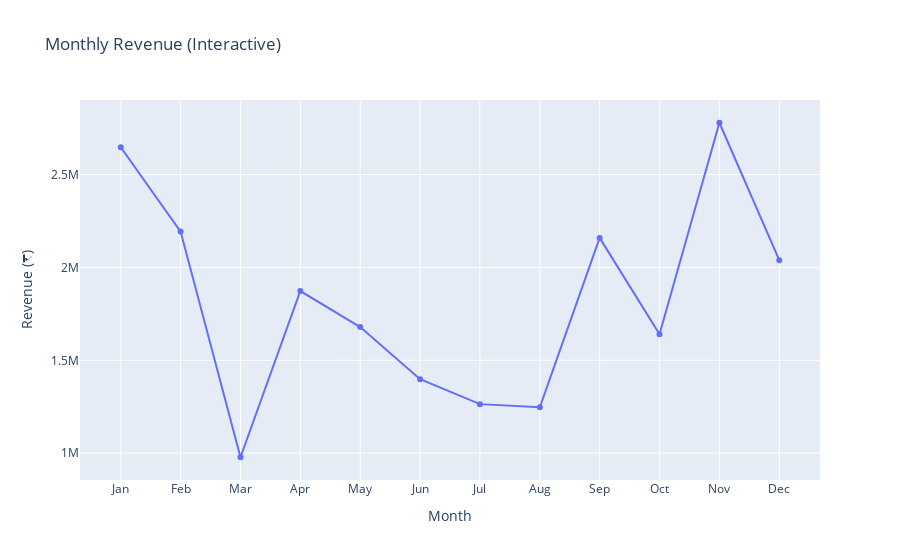
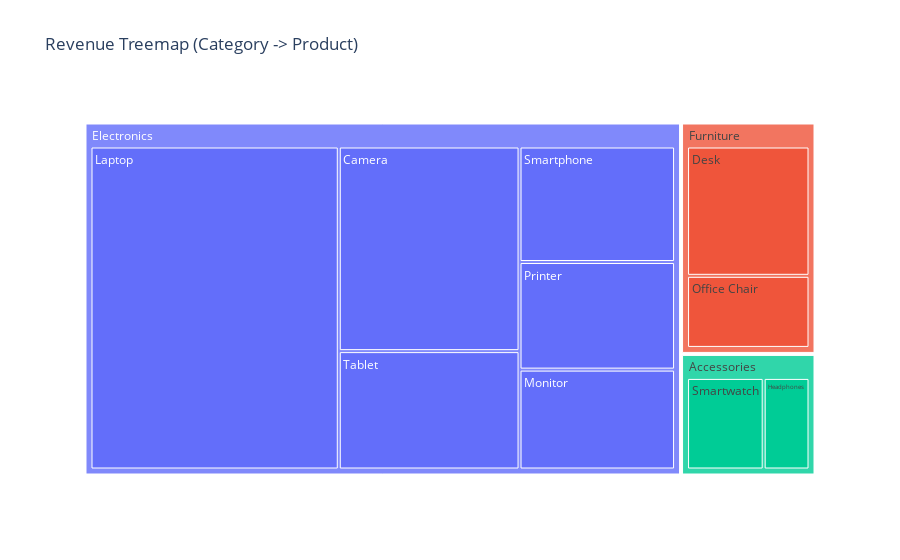

Write notebook code for charts like these, in order.
### Code cell
## 10. Visualizations — Interactive (Plotly)
# Interactive: monthly revenue
fig = px.line(monthly_df_sorted, x='month_name', y='revenue', title='Monthly Revenue (Interactive)', markers=True)
fig.update_layout(yaxis_title='Revenue (₹)', xaxis_title='Month')
fig.show()

# Interactive: treemap of category -> product revenue
top_products = df.groupby(['category','product'])['revenue'].sum().reset_index()
fig2 = px.treemap(top_products, path=['category','product'], values='revenue', title='Revenue Treemap (Category -> Product)')
fig2.show()

### Figure 1 — Plotly figure (JSON) as saved in the notebook; plotly's stock layout.template omitted (floating-point values rounded to 4 significant figures)
{"data": [{"hovertemplate": "month_name=%{x}<br>revenue=%{y}<extra></extra>", "legendgroup": "", "line": {"color": "#636efa", "dash": "solid"}, "marker": {"symbol": "circle"}, "mode": "lines+markers", "name": "", "orientation": "v", "showlegend": false, "type": "scatter", "x": ["Jan", "Feb", "Mar", "Apr", "May", "Jun", "Jul", "Aug", "Sep", "Oct", "Nov", "Dec"], "xaxis": "x", "y": [2647000, 2193000, 978000, 1873000, 1679000, 1398000, 1264000, 1247000, 2159000, 1640000, 2779000, 2039000], "yaxis": "y"}], "layout": {"legend": {"tracegroupgap": 0}, "title": {"text": "Monthly Revenue (Interactive)"}, "xaxis": {"anchor": "y", "domain": [0, 1], "title": {"text": "Month"}}, "yaxis": {"anchor": "x", "domain": [0, 1], "title": {"text": "Revenue (₹)"}}}}

### Figure 2 — Plotly figure (JSON) as saved in the notebook; plotly's stock layout.template omitted (floating-point values rounded to 4 significant figures)
{"data": [{"branchvalues": "total", "domain": {"x": [0, 1], "y": [0, 1]}, "hovertemplate": "labels=%{label}<br>revenue=%{value}<br>parent=%{parent}<br>id=%{id}<extra></extra>", "ids": ["Electronics/Camera", "Furniture/Desk", "Accessories/Headphones", "Electronics/Laptop", "Electronics/Monitor", "Furniture/Office Chair", "Electronics/Printer", "Electronics/Smartphone", "Accessories/Smartwatch", "Electronics/Tablet", "Accessories", "Electronics", "Furniture"], "labels": ["Camera", "Desk", "Headphones", "Laptop", "Monitor", "Office Chair", "Printer", "Smartphone", "Smartwatch", "Tablet", "Accessories", "Electronics", "Furniture"], "name": "", "parents": ["Electronics", "Furniture", "Accessories", "Electronics", "Electronics", "Furniture", "Electronics", "Electronics", "Accessories", "Electronics", "", "", ""], "type": "treemap", "values": [3500000, 1695000, 519000, 7590000, 1470000, 945000, 1584000, 1700000, 868000, 2025000, 1387000, 17869000, 2640000]}], "layout": {"legend": {"tracegroupgap": 0}, "title": {"text": "Revenue Treemap (Category -> Product)"}}}
